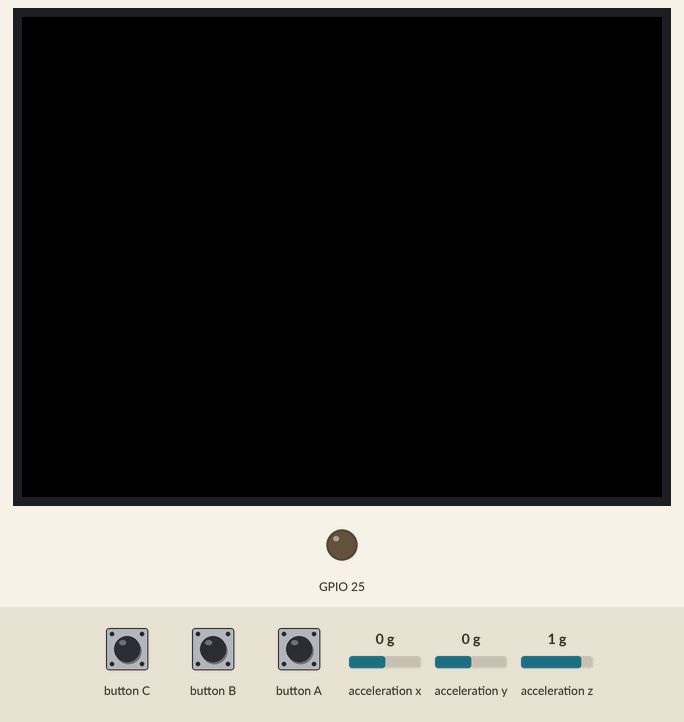
This sketch was run on a simulated ESP32. Parts: 320×240 colour display, output pins drawn as LEDs (lit = HIGH). The test bench sets the inputs (shaded band); at power-on: acceleration x 0 g, acceleration y 0 g, acceleration z 1 g. Storage starts empty.

Above: at 1.3 s.
1.4 s: button A pressed for 0.15 s
At 2.9 s:
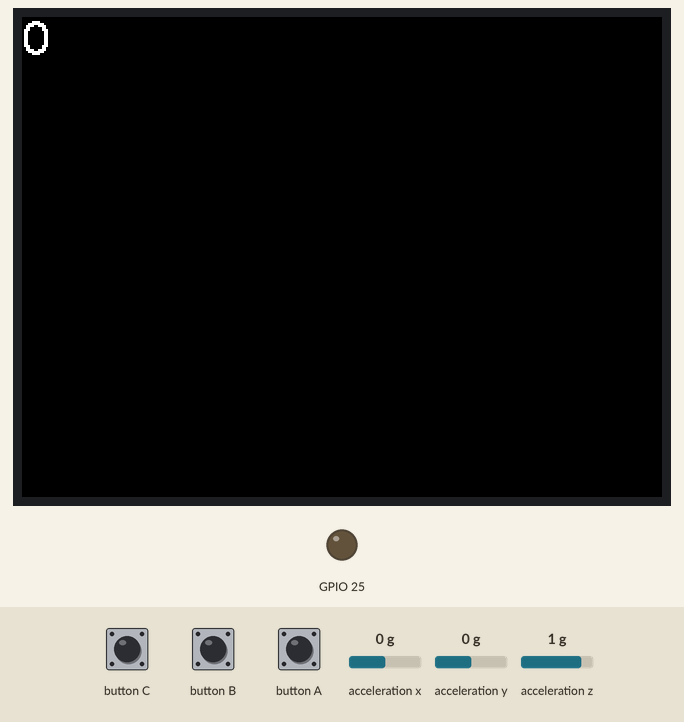
3.9 s: button A pressed for 1 s
At 4.9 s:
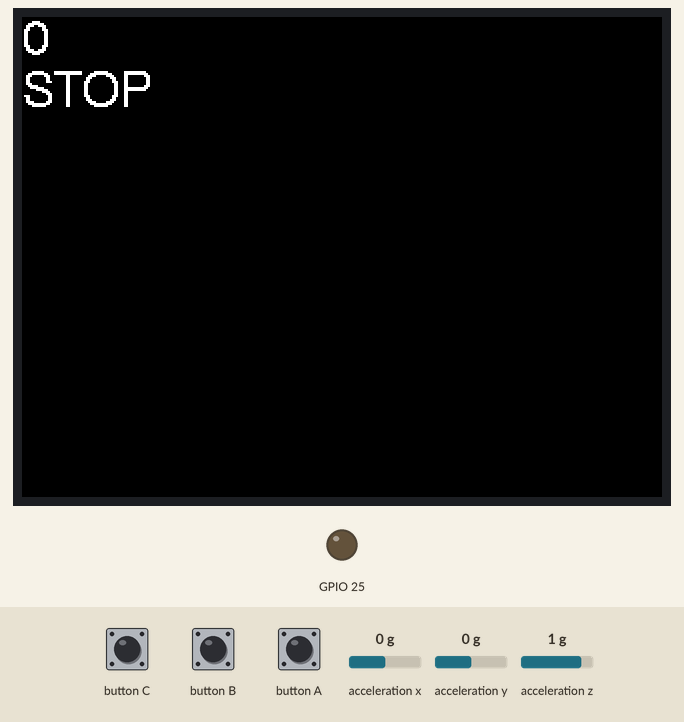
6.4 s: button A pressed for 3.2 s
At 7.1 s:
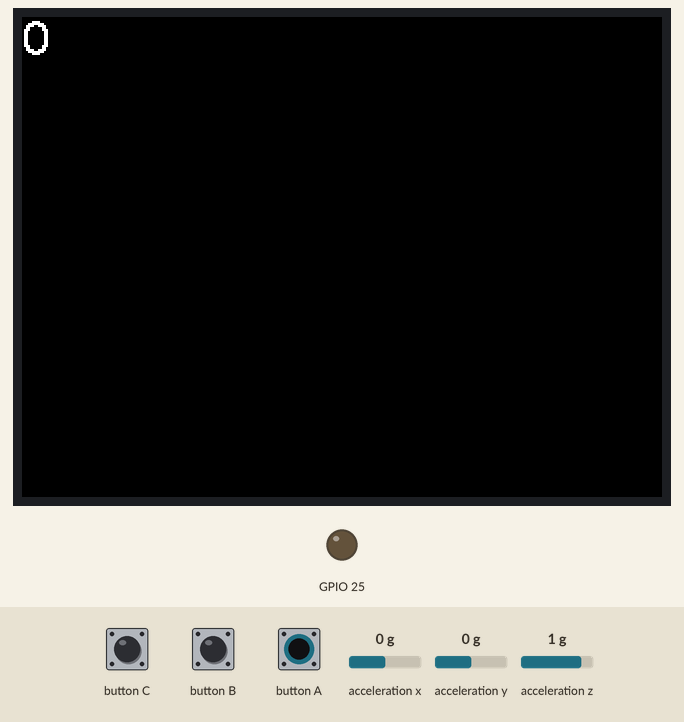
Timing chart, 0 to 9.4 s (numbered marks = the images above; inputs shaded):
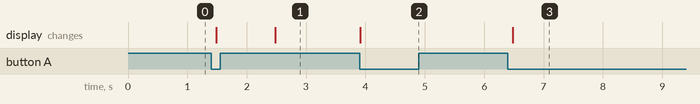

The sketch:

Acc_SD_save.ino
```cpp
#define M5STACK_MPU6886

#include <M5Stack.h>
#include "SD.h"

SPIClass SPI2;

unsigned long currentTime;
unsigned long prevTime=0;
unsigned long cnt=0;
unsigned long flag=0;

float accX = 0.0f;
float accY = 0.0f;
float accZ = 0.0f;
float prevX = 0.0f;
float prevY = 0.0f;
float prevZ = 0.0f;

File file;

void setup() {
  M5.begin();
  M5.IMU.Init();
  // M5.Lcd.setRotation(3);

  SPI2.begin(0, 36, 26, -1); // SPI初期化
  if(!SD.begin(-1, SPI2)) { // SDカード初期化
    M5.Lcd.println("Card Mount Failed");
    return;
  }
  dacWrite(25, 0);
}

void loop() {
  M5.update();

  if(flag==1) {
    M5.IMU.getAccelData(&accX, &accY, &accZ);
    if(accX!=prevX || accY!=prevY || accZ!=prevZ) {
      file.println((String)millis() + "," + (String)accX + "," + (String)accY + "," + (String)accZ);
      cnt++;
      prevX=accX;
      prevY=accY;
      prevZ=accZ;
    }

    currentTime=millis();
    if(currentTime-prevTime>=1000) {
      M5.Lcd.fillScreen(BLACK);
      M5.Lcd.setCursor(0, 0, 4);
      M5.Lcd.println(cnt);
      cnt=0;
      prevTime=currentTime;
    }
  }

  if(M5.BtnA.wasPressed()) {
    flag = (flag+1)%2;
    if(flag==1) {
      file = SD.open("/test1.csv", FILE_WRITE);
    }
    if(flag==0) {
      file.close();
      M5.Lcd.println("STOP");
    }
  }
}
```

Measured:
- after the input at 1.4 s, the display: first changes after 0.08 s (image 1 shows a later state)
- after the input at 3.9 s, the display: changes at once (image 2)
- after the input at 6.4 s, the display: changes after 0.08 s (image 3)
